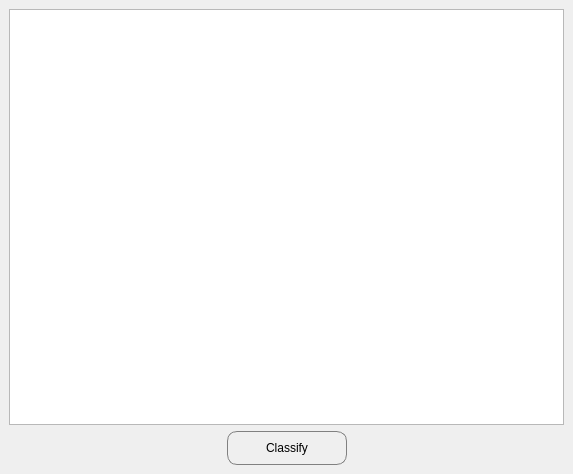
<?xml version="1.0" encoding="UTF-8"?>
<ui version="4.0">
 <class>MainWindow</class>
 <widget class="QMainWindow" name="MainWindow">
  <property name="geometry">
   <rect>
    <x>0</x>
    <y>0</y>
    <width>573</width>
    <height>474</height>
   </rect>
  </property>
  <property name="windowTitle">
   <string>Spam Classifier</string>
  </property>
  <property name="windowIcon">
   <iconset>
    <normaloff>images/icons8-spam-64_white.png</normaloff>images/icons8-spam-64_white.png</iconset>
  </property>
  <widget class="QWidget" name="centralwidget">
   <layout class="QGridLayout" name="gridLayout">
    <item row="0" column="0">
     <layout class="QVBoxLayout" name="verticalLayout">
      <item>
       <widget class="QTextEdit" name="email_body_lin"/>
      </item>
      <item>
       <layout class="QHBoxLayout" name="horizontalLayout">
        <item>
         <spacer name="horizontalSpacer">
          <property name="orientation">
           <enum>Qt::Horizontal</enum>
          </property>
          <property name="sizeHint" stdset="0">
           <size>
            <width>146</width>
            <height>17</height>
           </size>
          </property>
         </spacer>
        </item>
        <item>
         <widget class="QPushButton" name="classify_btn">
          <property name="enabled">
           <bool>true</bool>
          </property>
          <property name="minimumSize">
           <size>
            <width>120</width>
            <height>34</height>
           </size>
          </property>
          <property name="styleSheet">
           <string notr="true">border:1px solid gray;
border-radius:10px;</string>
          </property>
          <property name="text">
           <string>Classify</string>
          </property>
          <property name="icon">
           <iconset>
            <normaloff>images/icons8-reload-64.png</normaloff>images/icons8-reload-64.png</iconset>
          </property>
         </widget>
        </item>
        <item>
         <spacer name="horizontalSpacer_2">
          <property name="orientation">
           <enum>Qt::Horizontal</enum>
          </property>
          <property name="sizeHint" stdset="0">
           <size>
            <width>123</width>
            <height>17</height>
           </size>
          </property>
         </spacer>
        </item>
       </layout>
      </item>
     </layout>
    </item>
   </layout>
  </widget>
 </widget>
 <resources/>
 <connections/>
</ui>
